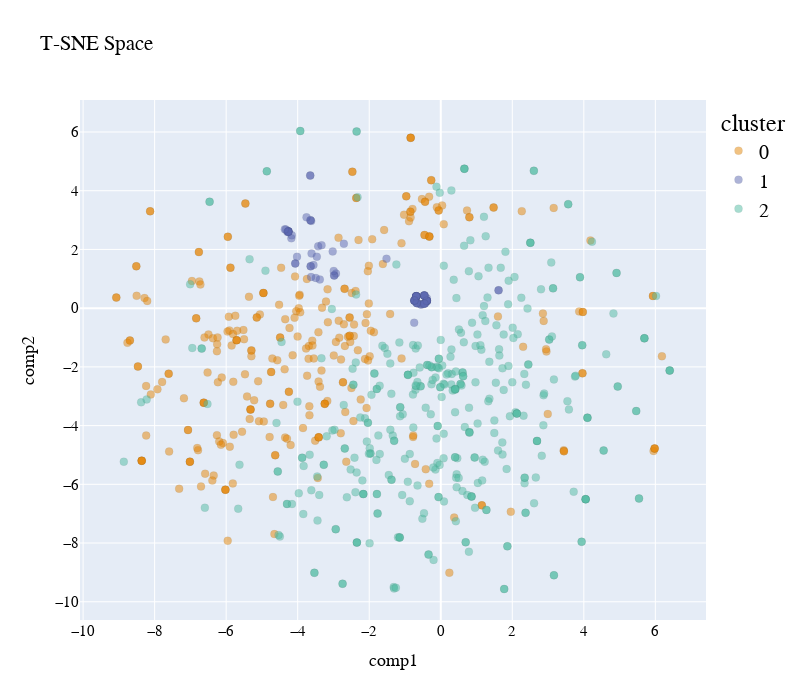

This figure's notebook cell:
### Code cell
df_tsne_2d = TSNE(
    n_components=2,
    learning_rate=500,
    init='random',
    perplexity=200,
    n_iter = 5000).fit_transform(sampling_data)

df_tsne_2d = pd.DataFrame(df_tsne_2d, columns=["comp1", "comp2"])
df_tsne_2d["cluster"] = sampling_clusters
plot_pca_2d(df_tsne_2d, title = "T-SNE Space", opacity=0.5, width_line = 0.1)

### Figure 1 — Plotly figure (JSON) as saved in the notebook; plotly's stock layout.template omitted (floating-point values rounded to 4 significant figures; data arrays with more than 128 entries replaced by an {"elided": "..."} marker saying what was removed)
{"data": [{"hovertemplate": "cluster=0<br>comp1=%{x}<br>comp2=%{y}<extra></extra>", "legendgroup": "0", "marker": {"color": "rgb(229, 134, 6)", "line": {"color": "black", "width": 0.1}, "opacity": 0.5, "size": 8, "symbol": "circle"}, "mode": "markers", "name": "0", "orientation": "v", "showlegend": true, "type": "scatter", "x": {"elided": "289 float values"}, "xaxis": "x", "y": {"elided": "289 float values"}, "yaxis": "y"}, {"hovertemplate": "cluster=1<br>comp1=%{x}<br>comp2=%{y}<extra></extra>", "legendgroup": "1", "marker": {"color": "rgb(93, 105, 177)", "line": {"color": "black", "width": 0.1}, "opacity": 0.5, "size": 8, "symbol": "circle"}, "mode": "markers", "name": "1", "orientation": "v", "showlegend": true, "type": "scatter", "x": [-4.262, -0.6443, -0.3887, -4.178, -3.637, -4.068, -0.4392, -0.4536, -0.3929, -4.262, -0.6706, -0.5548, -0.6807, 1.616, -3.623, -0.6872, -0.4663, -3.649, -0.688, -0.6858, -0.6822, -4.262, -0.3883, -0.456, -4.068, -3.642, -0.4375, -0.3886, -3.637, -4.26, -0.3884, -0.5541, -0.394, -0.743, -2.929, -3.381, -0.3898, -0.389, -4.165, -2.979, -0.7362, -3.428, -3.642, -0.6848, -0.4699, -0.4613, -3.334, -3.754, -1.517, -0.6827, -0.737, -3.496, -4.26, -4.332, -3.612, -0.7363, -0.7366, -0.7349, -0.6872, -0.4933, -4.262, -0.6867, -0.4611, -2.98, -4.287, -3.021, -4.26, -0.3915, -0.6845, -0.3887, -3.649, -3.465, -0.6718, -4.36, -0.4552, -2.709, -3.627, -0.6705, -2.993, -4.019, -0.4588, 1.616, -3.559, -0.7364], "xaxis": "x", "y": [2.619, 0.1561, 0.255, 2.379, 1.426, 1.524, 0.1699, 0.4215, 0.24, 2.619, 0.1767, 0.1263, 0.4091, 0.6069, 2.969, 0.4021, 0.4308, 4.516, 0.4014, 0.404, 0.4076, 2.619, 0.2561, 0.4339, 1.524, 2.996, 0.1718, 0.2552, 1.426, 2.601, 0.2557, 0.1267, 0.2374, -0.4946, 1.177, 0.9765, 0.2503, 0.3375, 2.483, 1.112, 0.2565, 2.105, 2.996, 0.405, 0.4354, 0.4276, 2.143, 3.093, 1.684, 0.4071, 0.2576, 1.03, 2.601, 2.675, 1.864, 0.2589, 0.2606, 0.258, 0.402, 0.1374, 2.619, 0.4027, 0.1516, 1.112, 2.597, 1.932, 2.601, 0.2447, 0.4054, 0.2548, 4.516, 1.752, 0.1768, 2.685, 0.4273, 2.194, 1.063, 0.1767, 1.27, 1.747, 0.1528, 0.6069, 1.47, 0.2602], "yaxis": "y"}, {"hovertemplate": "cluster=2<br>comp1=%{x}<br>comp2=%{y}<extra></extra>", "legendgroup": "2", "marker": {"color": "rgb(82, 188, 163)", "line": {"color": "black", "width": 0.1}, "opacity": 0.5, "size": 8, "symbol": "circle"}, "mode": "markers", "name": "2", "orientation": "v", "showlegend": true, "type": "scatter", "x": {"elided": "375 float values"}, "xaxis": "x", "y": {"elided": "375 float values"}, "yaxis": "y"}], "layout": {"autosize": false, "font": {"color": "black", "family": "Gilroy", "size": 15}, "height": 700, "legend": {"font": {"size": 20}, "title": {"font": {"family": "Times New Roman"}, "text": "cluster"}, "tracegroupgap": 0}, "scene": {"xaxis": {"title": {"font": {"color": "black"}, "text": "comp1"}}, "yaxis": {"title": {"font": {"color": "black"}, "text": "comp2"}}}, "showlegend": true, "title": {"text": "T-SNE Space"}, "width": 800, "xaxis": {"anchor": "y", "domain": [0, 1], "title": {"text": "comp1"}}, "yaxis": {"anchor": "x", "domain": [0, 1], "title": {"text": "comp2"}}}}
